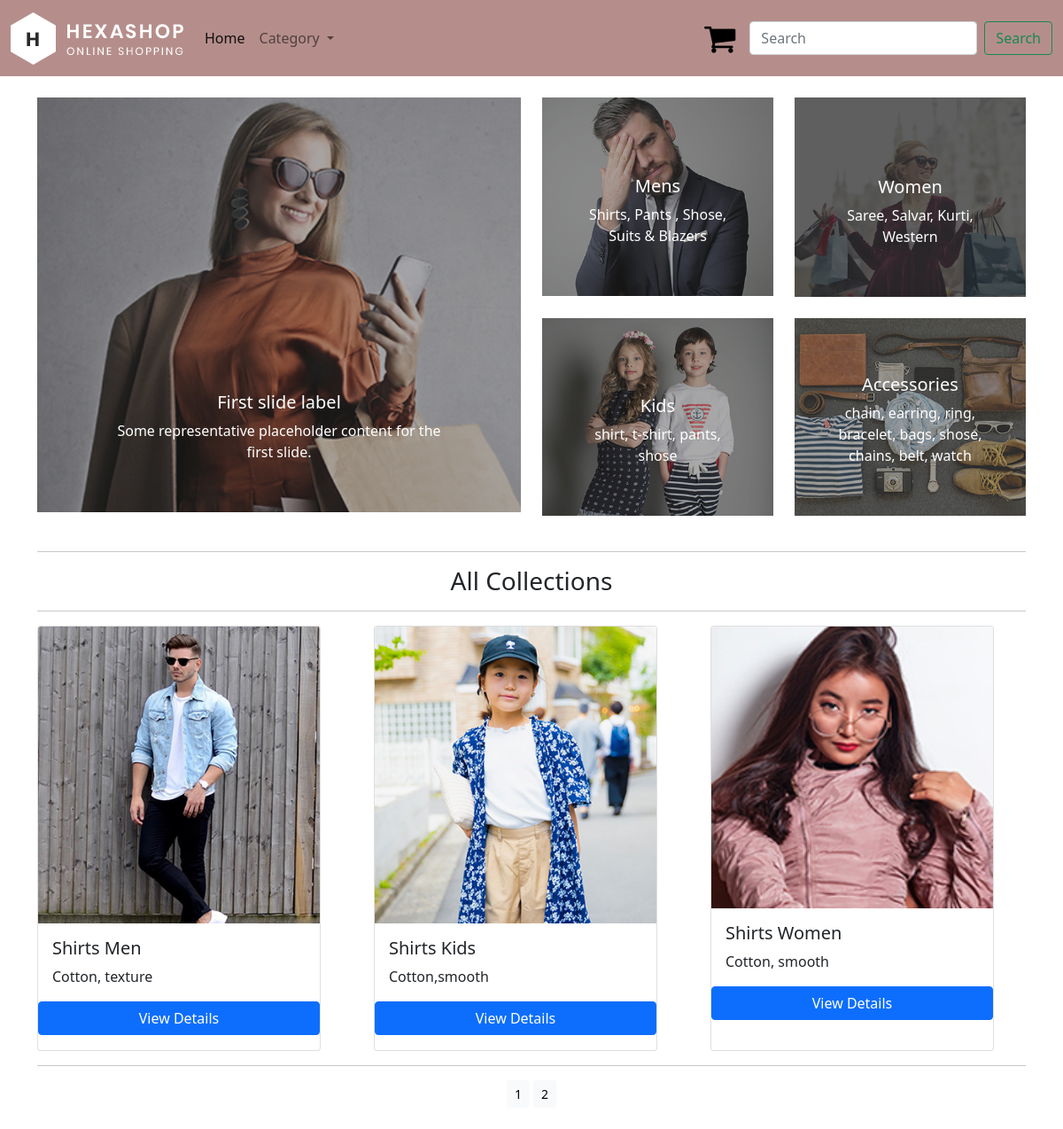
The page / on the database its author committed.
### ecommerceapp/models.py (models this page shows, shortened)
class Category(models.Model):
    name = models.CharField( max_length=250, unique=True)
    description = models.TextField(blank=True)
    image = models.ImageField( upload_to='category')

class Products(models.Model):
    name = models.CharField(  max_length=250, unique=True)
    description = models.TextField(blank=True)
    price = models.DecimalField(max_digits=10, decimal_places=2)
    category = models.ForeignKey(Category, on_delete=models.CASCADE)
    image = models.ImageField(upload_to='products')
    stock = models.IntegerField()
    available = models.BooleanField(default=True)
    created = models.DateTimeField(auto_now_add=True)
    updated = models.DateTimeField(auto_now=True)

### ecommerceapp/views.py (the view)
# urls.py: path('', views.index, name='index' ),
def index(request):
    allCategory = Category.objects.all()
    allProducts = Products.objects.all()
    paginator = Paginator(allProducts,3)
    try:
        page = int(request.GET.get('page','1'))
    except:
        page=1
    try:
        pageproducts = paginator.page(page)
    except (EmptyPage,InvalidPage):
        pageproducts=paginator.page(paginator.num_pages)
    return render(request, 'index.html', locals())

### ecommerceapp/context_processors.py (called while the page is built)
def counter(request):
    item_count = 0
    if 'admin' in request.path:
        return {}
    else:
        try:
            cart = Cart.objects.filter(cart_id = _cart_id(request))
            cartitems = CartItem.objects.all().filter(cart=cart[:1])
            for cart_item in cartitems:
                item_count += cart_item.quantity
        except Cart.DoesNotExist:
            item_count = 0
    return dict(item_count=item_count)

### ecommerceapp/views.py (called while the page is built)
def _cart_id(request):
    cart = request.session.session_key
    if not cart:
        cart = request.session.create()
    return cart

### template/index.html (shortened to what this page needs)
{% extends 'base.html' %}
{% block body %}
{% load static %}
<div class="container">
    <div class="row">
      <div class="col-6">
        <div id="carouselExampleCaptions" class="carousel slide" data-bs-ride="carousel">
            <div class="carousel-inner">
              <div class="carousel-item active">
                <img src="{% static 'images/banner/banner1.jpg' %}" class="d-block w-100" alt="...">
                <div class="carousel-caption d-none d-md-block">
                  <h5>First slide label</h5>
                  <p>Some representative placeholder content for the first slide.</p>
                </div>
              </div>
            </div>
          </div>
      </div>
      <div class="col-6">
        <div class="row ">
          {% for i in allCategory %}
          <div class="col-6 mb-4">
            <div id="carouselExampleCaptions" class="carousel slide" data-bs-ride="carousel">
              <div class="carousel-inner">
                <a href="{%url 'category' i.id%}" class="text-decoration-none">
                <div class="carousel-item active">
                  <img src="{{ i.image.url}}" class="d-block w-100" alt="category image">
                  <div class="carousel-caption d-none d-md-block">
                    <h5>{{i.name}}</h5>
                    <p>{{i.description}}</p>
                  </div>
                </div>
              </a>
              </div>
            </div>
          </div>
          {% endfor %}
        </div>
      </div>
    </div>
    <hr>
    <h3 id="c4" class="text-center">All Collections</h3>
    <hr>
    <div class="row">
      {% for j in pageproducts.object_list %}
      <div class="col">
        <div class="card" style="width: 20rem; height: 30rem;">
          <a href="{%url 'details' j.id%}" class="text-decoration-none">
          <img src="{{j.image.url}}" class="card-img-top" alt="...">
          <div class="card-body">
            <h5 class="card-title text-dark">{{j.name}}</h5>
            <p class="card-text text-dark">{{j.description}}</p>
          </div>
        </a>
          <a href="{%url 'details' j.id%}" class="btn btn-primary">View Details</a>
        </div>
      </div>
      {% endfor %}
    </div>
    <div class="mx-auto">
      {% if pageproducts.paginator.num_pages > 1 %}
      <hr>
      <div class="text-center">
        {% for pg in pageproducts.paginator.page_range %}
          <a href="?page={{pg}}#c4" class="btn btn-light btn-sm {% if pageproducts.number == pg%} active {% endif %}">{{pg}}</a>
        {% endfor %}
        </div>
      {% endif %}
    </div>
    <br>
</div>
{% endblock body %}

### template/base.html (shortened to what this page needs)
{% load static %}
<!doctype html>
<html lang="en">
  <head>
    <link href="https://cdn.jsdelivr.net/npm/bootstrap@5.0.2/dist/css/bootstrap.min.css" rel="stylesheet">
    <link rel="stylesheet" href="https://cdnjs.cloudflare.com/ajax/libs/font-awesome/4.7.0/css/font-awesome.min.css">
  </head>
  <body>
    <nav class="navbar navbar-expand-lg navbar-light "style="background-color:#b58e8b;">
      <div class="container-fluid">
          <a class="navbar-brand" href="{% url 'index'%}">
              <img src="{% static 'images/logo.png' %}" alt="logo">
          </a>
          <div class="collapse navbar-collapse" id="navbarSupportedContent">
              <ul class="navbar-nav me-auto mb-2 mb-lg-0">
                  <li class="nav-item">
                      <a class="nav-link active" aria-current="page" href="{% url 'index'%}">Home</a>
                  </li>
                  <li class="nav-item dropdown">
                      <a class="nav-link dropdown-toggle" href="#" id="navbarDropdown" role="button"
                          data-bs-toggle="dropdown" aria-expanded="false">
                          Category
                      </a>
                  </li>
              </ul>
              <a href="{%url 'cart_detail'%}">
                <i class="fa fa-shopping-cart m-3" style="font-size:38px; color: black;"></i>
              </a>
              <form class="d-flex" method="POST" action="{%url 'search'%}">
                  <input class="form-control me-2" type="search" name="search" placeholder="Search" aria-label="Search">
                  <button class="btn btn-outline-success" type="submit">Search</button>
              </form>
          </div>
      </div>
  </nav>
    <br>
    {% block body %}
    {% endblock body %}
  </body>
</html>

### rows shown on the page
Category: image (picture), name "Mens", description "Shirts, Pants , Shose, Suits & Blazers"
Category: image (picture), name "Women", description "Saree, Salvar, Kurti, Western"
Category: image (picture), name "Kids", description "shirt, t-shirt, pants, shose"
Category: image (picture), name "Accessories", description "chain, earring, ring, bracelet, bags, shose, chains, belt, watch"
Products: image (picture), name "Shirts Men", description "Cotton, texture"
Products: image (picture), name "Shirts Kids", description "Cotton,smooth"
Products: image (picture), name "Shirts Women", description "Cotton, smooth"

### other values the page prints
{{ pg }} "1" "2"
